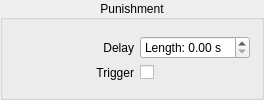
                    <widget class="QGroupBox" name="groupBox_9">
                     <property name="sizePolicy">
                      <sizepolicy hsizetype="Preferred" vsizetype="Expanding">
                       <horstretch>0</horstretch>
                       <verstretch>0</verstretch>
                      </sizepolicy>
                     </property>
                     <property name="minimumSize">
                      <size>
                       <width>0</width>
                       <height>0</height>
                      </size>
                     </property>
                     <property name="title">
                      <string>Punishment</string>
                     </property>
                     <property name="alignment">
                      <set>Qt::AlignCenter</set>
                     </property>
                     <layout class="QVBoxLayout" name="verticalLayout_10">
                      <item>
                       <layout class="QGridLayout" name="gridLayout_11">
                        <item row="0" column="1">
                         <layout class="QHBoxLayout" name="horizontalLayout_12">
                          <item>
                           <widget class="QDoubleSpinBox" name="punishLength_SpinBox">
                            <property name="enabled">
                             <bool>true</bool>
                            </property>
                            <property name="minimumSize">
                             <size>
                              <width>0</width>
                              <height>0</height>
                             </size>
                            </property>
                            <property name="focusPolicy">
                             <enum>Qt::StrongFocus</enum>
                            </property>
                            <property name="prefix">
                             <string>Length: </string>
                            </property>
                            <property name="suffix">
                             <string> s</string>
                            </property>
                            <property name="singleStep">
                             <double>0.500000000000000</double>
                            </property>
                           </widget>
                          </item>
                         </layout>
                        </item>
                        <item row="0" column="0">
                         <widget class="QLabel" name="label_8">
                          <property name="sizePolicy">
                           <sizepolicy hsizetype="Fixed" vsizetype="Preferred">
                            <horstretch>0</horstretch>
                            <verstretch>0</verstretch>
                           </sizepolicy>
                          </property>
                          <property name="minimumSize">
                           <size>
                            <width>120</width>
                            <height>0</height>
                           </size>
                          </property>
                          <property name="text">
                           <string>Delay</string>
                          </property>
                          <property name="alignment">
                           <set>Qt::AlignRight|Qt::AlignTrailing|Qt::AlignVCenter</set>
                          </property>
                         </widget>
                        </item>
                        <item row="1" column="0">
                         <widget class="QLabel" name="label_27">
                          <property name="text">
                           <string>Trigger</string>
                          </property>
                          <property name="alignment">
                           <set>Qt::AlignRight|Qt::AlignTrailing|Qt::AlignVCenter</set>
                          </property>
                         </widget>
                        </item>
                        <item row="1" column="1">
                         <widget class="QCheckBox" name="punishTrigger_checkBox">
                          <property name="text">
                           <string/>
                          </property>
                         </widget>
                        </item>
                       </layout>
                      </item>
                     </layout>
                    </widget>
